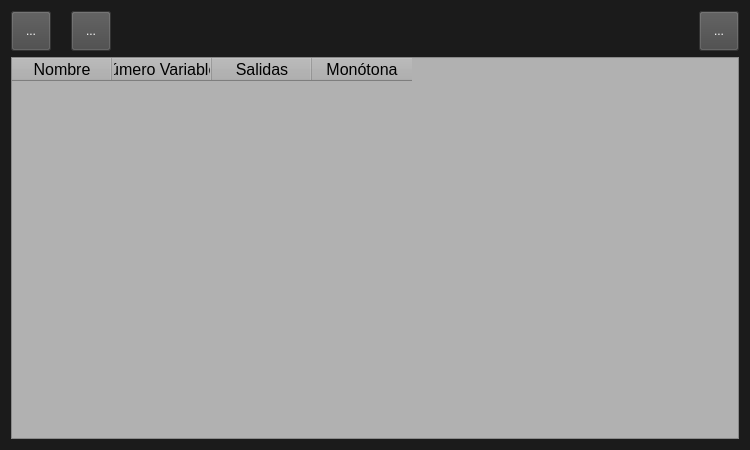
<?xml version="1.0" encoding="UTF-8"?>
<ui version="4.0">
 <class>Form</class>
 <widget class="QWidget" name="Form">
  <property name="geometry">
   <rect>
    <x>0</x>
    <y>0</y>
    <width>750</width>
    <height>450</height>
   </rect>
  </property>
  <property name="windowTitle">
   <string>Form</string>
  </property>
  <property name="styleSheet">
   <string notr="true">background-color: rgb(27, 27, 27);
color: rgb(255, 255, 255);</string>
  </property>
  <layout class="QGridLayout" name="gridLayout_2">
   <item row="0" column="0">
    <layout class="QGridLayout" name="gridLayout">
     <property name="horizontalSpacing">
      <number>20</number>
     </property>
     <item row="0" column="1">
      <widget class="QToolButton" name="toolButton_remove">
       <property name="minimumSize">
        <size>
         <width>40</width>
         <height>40</height>
        </size>
       </property>
       <property name="styleSheet">
        <string notr="true">QToolButton{
color: rgb(255, 255, 255);
background-color: rgb(71, 71, 71);
}

QToolButton:hover{
	background-color: rgb(100, 100, 100);
}</string>
       </property>
       <property name="text">
        <string>...</string>
       </property>
       <property name="icon">
        <iconset resource="../Recursos/resources.qrc">
         <normaloff>:/images/remove.ico</normaloff>:/images/remove.ico</iconset>
       </property>
       <property name="iconSize">
        <size>
         <width>32</width>
         <height>32</height>
        </size>
       </property>
      </widget>
     </item>
     <item row="0" column="0">
      <widget class="QToolButton" name="toolButton_load">
       <property name="minimumSize">
        <size>
         <width>40</width>
         <height>40</height>
        </size>
       </property>
       <property name="styleSheet">
        <string notr="true">QToolButton{
color: rgb(255, 255, 255);
background-color: rgb(71, 71, 71);
}

QToolButton:hover{
	background-color: rgb(100, 100, 100);
}</string>
       </property>
       <property name="text">
        <string>...</string>
       </property>
       <property name="icon">
        <iconset resource="../Recursos/resources.qrc">
         <normaloff>:/images/load.ico</normaloff>:/images/load.ico</iconset>
       </property>
       <property name="iconSize">
        <size>
         <width>32</width>
         <height>32</height>
        </size>
       </property>
      </widget>
     </item>
     <item row="0" column="2">
      <spacer name="horizontalSpacer">
       <property name="orientation">
        <enum>Qt::Horizontal</enum>
       </property>
       <property name="sizeHint" stdset="0">
        <size>
         <width>40</width>
         <height>20</height>
        </size>
       </property>
      </spacer>
     </item>
     <item row="0" column="3">
      <widget class="QToolButton" name="toolButton">
       <property name="minimumSize">
        <size>
         <width>40</width>
         <height>40</height>
        </size>
       </property>
       <property name="styleSheet">
        <string notr="true">QToolButton{
color: rgb(255, 255, 255);
background-color: rgb(71, 71, 71);
}

QToolButton:hover{
	background-color: rgb(100, 100, 100);
}</string>
       </property>
       <property name="text">
        <string>...</string>
       </property>
       <property name="icon">
        <iconset resource="../Recursos/resources.qrc">
         <normaloff>:/images/return.ico</normaloff>:/images/return.ico</iconset>
       </property>
       <property name="iconSize">
        <size>
         <width>32</width>
         <height>32</height>
        </size>
       </property>
      </widget>
     </item>
     <item row="1" column="0" colspan="4">
      <widget class="QTableWidget" name="tableSC">
       <property name="minimumSize">
        <size>
         <width>725</width>
         <height>300</height>
        </size>
       </property>
       <property name="font">
        <font>
         <pointsize>12</pointsize>
        </font>
       </property>
       <property name="styleSheet">
        <string notr="true">color: rgb(0, 0, 0);
background-color: rgb(177, 177, 177);</string>
       </property>
       <property name="sizeAdjustPolicy">
        <enum>QAbstractScrollArea::AdjustToContents</enum>
       </property>
       <property name="alternatingRowColors">
        <bool>true</bool>
       </property>
       <attribute name="horizontalHeaderCascadingSectionResizes">
        <bool>false</bool>
       </attribute>
       <attribute name="horizontalHeaderDefaultSectionSize">
        <number>100</number>
       </attribute>
       <attribute name="verticalHeaderCascadingSectionResizes">
        <bool>false</bool>
       </attribute>
       <column>
        <property name="text">
         <string>Nombre</string>
        </property>
        <property name="font">
         <font>
          <pointsize>12</pointsize>
         </font>
        </property>
        <property name="background">
         <color>
          <red>255</red>
          <green>255</green>
          <blue>255</blue>
         </color>
        </property>
       </column>
       <column>
        <property name="text">
         <string>Número Variables</string>
        </property>
        <property name="font">
         <font>
          <pointsize>12</pointsize>
         </font>
        </property>
       </column>
       <column>
        <property name="text">
         <string>Salidas</string>
        </property>
        <property name="font">
         <font>
          <pointsize>12</pointsize>
         </font>
        </property>
       </column>
       <column>
        <property name="text">
         <string>Monótona</string>
        </property>
        <property name="font">
         <font>
          <pointsize>12</pointsize>
         </font>
        </property>
       </column>
      </widget>
     </item>
    </layout>
   </item>
  </layout>
 </widget>
 <resources>
  <include location="../Recursos/resources.qrc"/>
 </resources>
 <connections/>
</ui>
